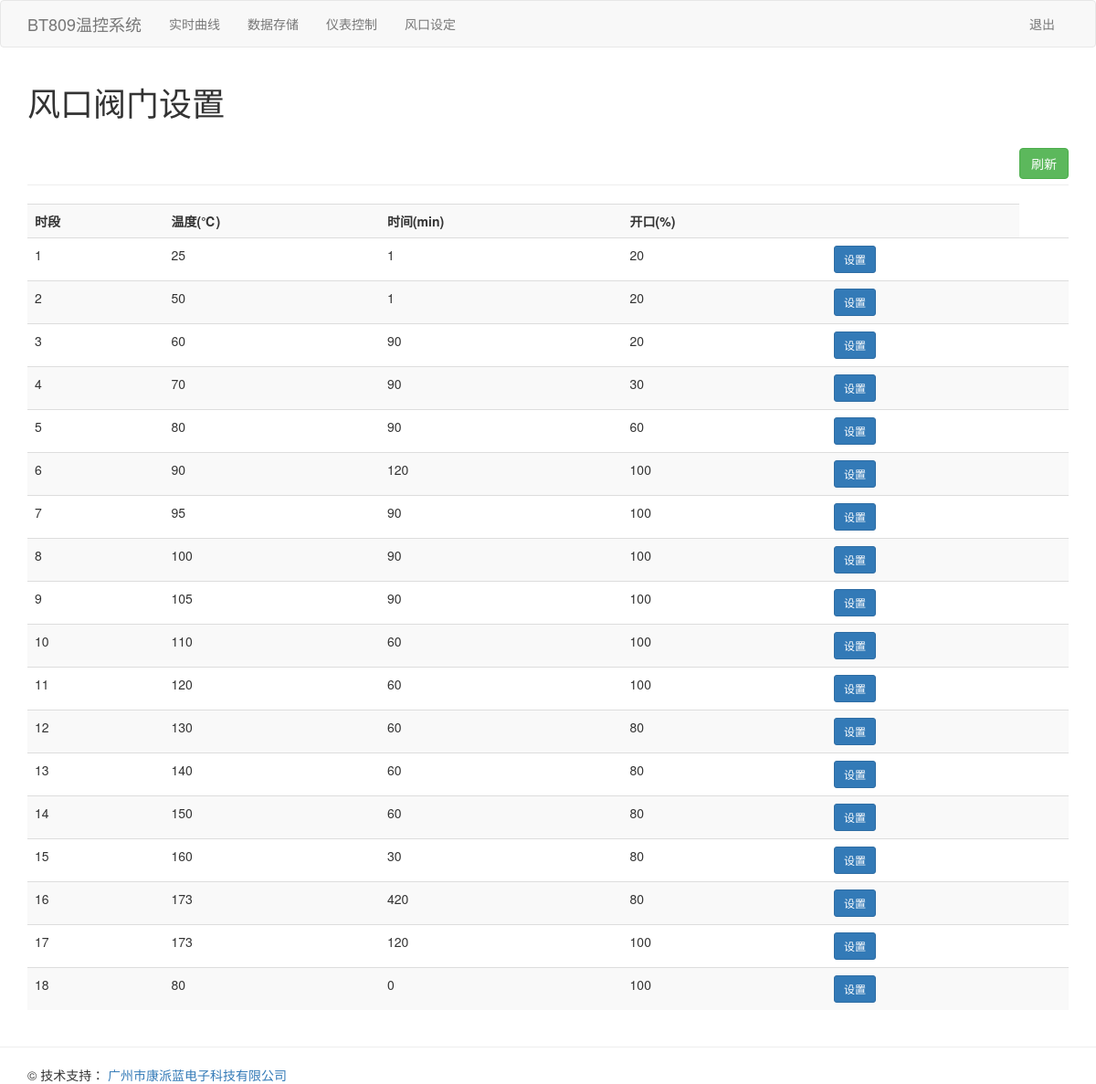
/vent (signed in), run on the app's committed database.
### tables this page shows
CREATE TABLE vent (
                            ID  INTEGER PRIMARY KEY AUTOINCREMENT,
                            Temp NUMERIC,
                            Time NUMERIC,
                            Size NUMERIC);

### app/views.py (the view)
@app.route('/vent')
@is_logged_in
def vent():
    data = db.vent_select_all()
    return render_template('vent.html', data=data)

### app/models.py (called while the page is built)
    def vent_select_all(self):
        with con:
            sql = """select * from vent """
            cur.execute(sql)
            data = cur.fetchall()
            return data

### app/views.py (called while the page is built)
def is_logged_in(f):
    @wraps(f)
    def wrap(*args, **kwargs):
        if 'logged_in' in session:
            return f(*args, **kwargs)
        else:
            flash('请登陆浏览', 'danger')
            return redirect(url_for('login'))
    return wrap

### app/templates/vent.html
{% extends 'layout.html'%}
{%block body%}
<div class="container">
    <h1>风口阀门设置</h1>
    <br>
    <a href="/vent" class="btn btn-success btn-md pull-right" role="button">刷新</a>&emsp;&emsp;
    <hr>
    <table class="table table-striped">
        <tr>
            <th>时段</th>
            <th>温度(℃)</th>
            <th>时间(min)</th>
            <th>开口(%)</th>
            <th></th>
        </tr>
        {% for row in data %}
        <tr>
            <td>{{row[0]}}</td>
            <td>{{row[1]}}</td>
            <td>{{row[2]}}</td>
            <td>{{row[3]}}</td>
            <td><a href="editvent/{{row[0]}}" class="btn btn-primary btn-sm ">设置</a></td>
            <td>
        </tr>
        {% endfor %}
    </table>
</div>
{% endblock %}

### app/templates/layout.html (shortened to what this page needs)
<!DOCTYPE html>
<html lang="en">
<head>
    <link rel="stylesheet" href="{{ url_for('static', filename='css/bootstrap.min.css') }}">
</head>
<body>
    {% include 'includes/_navbar.html'%}
    {% block body%}{% endblock%}
    {% include 'includes/_footer.html' %}
</body>
</html>

### app/templates/includes/_navbar.html (shortened to what this page needs)
<nav class="navbar navbar-default">
  <div class="container">
    <div class="navbar-header">
      <a class="navbar-brand"  href="/">BT809温控系统</a>
    </div>
    <div id="navbar" class="collapse navbar-collapse ">
      <ul class="nav navbar-nav" style="width:380px">
        <li ><a href="/home" >实时曲线</a></li>
        <li ><a href="/table">数据存储</a></li>
        <li ><a href="/parameter">仪表控制</a></li>
        <li ><a href="/vent">风口设定</a></li>
      </ul>
      <ul class="nav navbar-nav navbar-right">
        {% if session.logged_in %}
        <li><a href="/logout">退出</a></li>
        {% else %}
        <li><a href="/register">注册</a></li>
        <li><a href="/login">登陆</a></li>
        {% endif %}
      </ul>
    </div>
  </div>
</nav>

### app/templates/includes/_footer.html
<hr>
<div class="footer">
        <div class="footer-inner">
            <div class="container">
                <div class="row">
                    <div class="col-md-12 column">
                        © 技术支持： <a href="#">广州市康派蓝电子科技有限公司</a>
                    </div>
                </div>
            </div>
        </div>
    </div>

### data on the page
vent: ID "1", Temp "25", Time "1", Size "20"
vent: ID "2", Temp "50", Time "1", Size "20"
vent: ID "3", Temp "60", Time "90", Size "20"
vent: ID "4", Temp "70", Time "90", Size "30"
vent: ID "5", Temp "80", Time "90", Size "60"
vent: ID "6", Temp "90", Time "120", Size "100"
vent: ID "7", Temp "95", Time "90", Size "100"
vent: ID "8", Temp "100", Time "90", Size "100"
vent: ID "9", Temp "105", Time "90", Size "100"
vent: ID "10", Temp "110", Time "60", Size "100"
vent: ID "11", Temp "120", Time "60", Size "100"
vent: ID "12", Temp "130", Time "60", Size "80"
vent: ID "13", Temp "140", Time "60", Size "80"
vent: ID "14", Temp "150", Time "60", Size "80"
vent: ID "15", Temp "160", Time "30", Size "80"
vent: ID "16", Temp "173", Time "420", Size "80"
vent: ID "17", Temp "173", Time "120", Size "100"
vent: ID "18", Temp "80", Time "0", Size "100"
